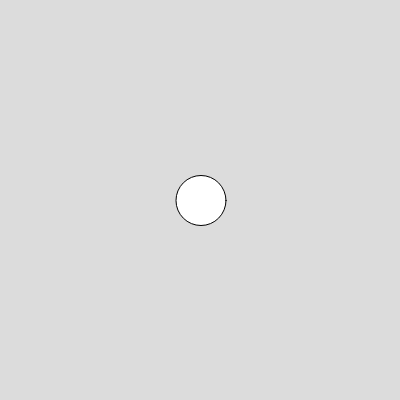
Frame 1 (no input)
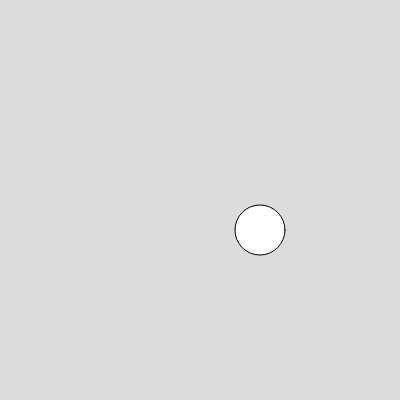
Frame 60 (no input)
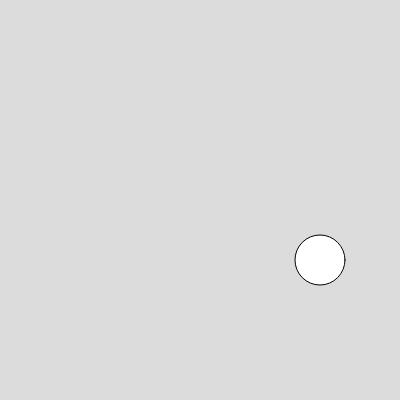
Frame 120 (the mouse pressed at the canvas centre since frame 60)

The p5.js sketch that drew these frames (run headless with seeded random() and noise() and a simulated clock; from frame 60 on, the mouse is pressed at the canvas centre):

// p5.js sketch
// ── sketch.js
let x, y;
let xspeed = 1;
let yspeed = 0.5;

function setup() {
  createCanvas(400, 400);
  x = width / 2;
  y = height / 2;
}

function draw() {
  background(220);
  
  moveBall();
  bounceBall();
  drawBall();
}

function moveBall() {
  // Update the location of the ball
  x += xspeed;
  y += yspeed;
}

function bounceBall() {
  // Bounce the ball horizontally
  if (x < 0 || x > width) {
    xspeed *= -1;
  }
  
  // Bounce the ball vertically
  if (y < 0 || y > height) {
    yspeed *= -1;
  }
}

function drawBall() {
  // Display the ball
  ellipse(x, y, 50, 50);
}
